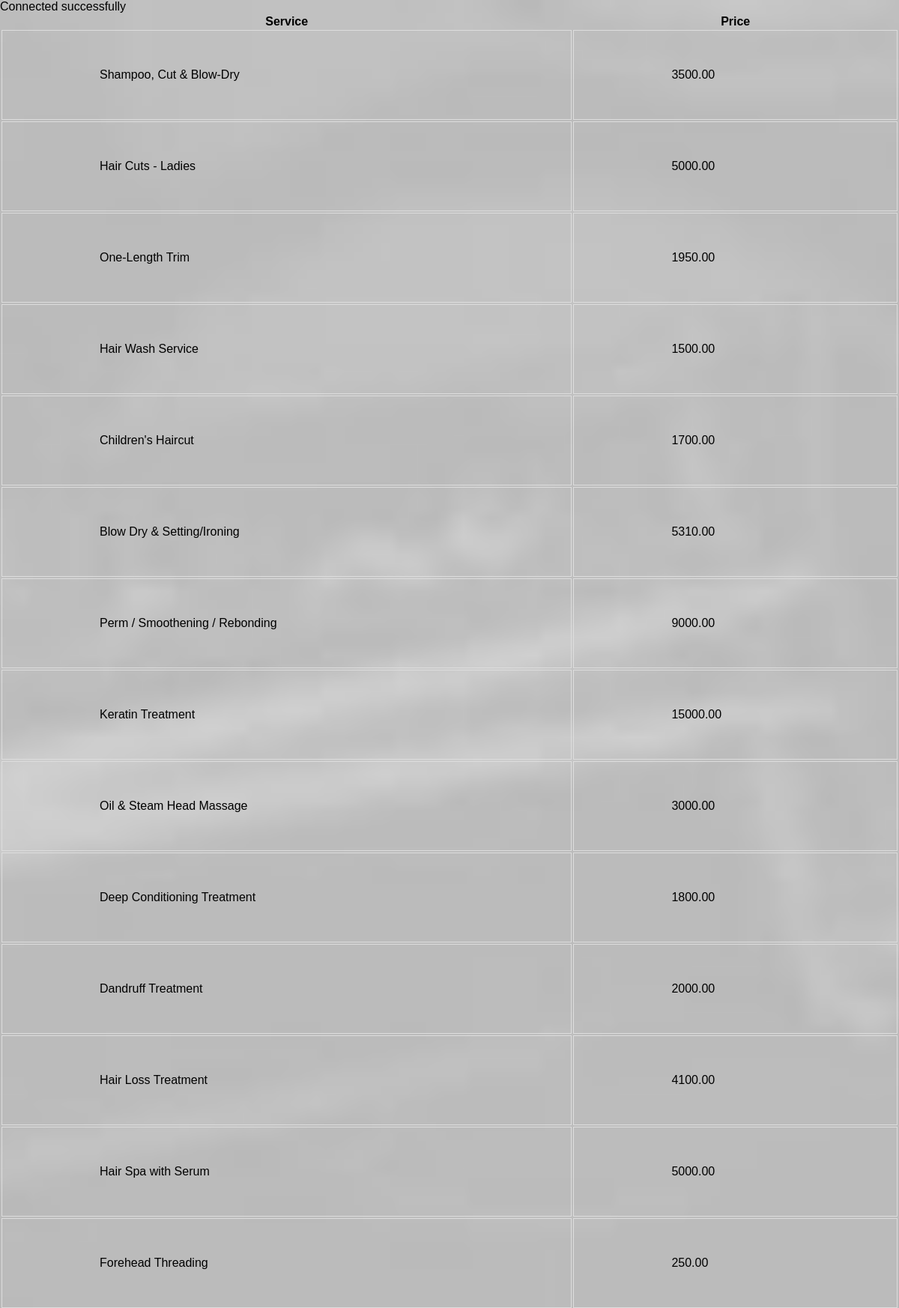
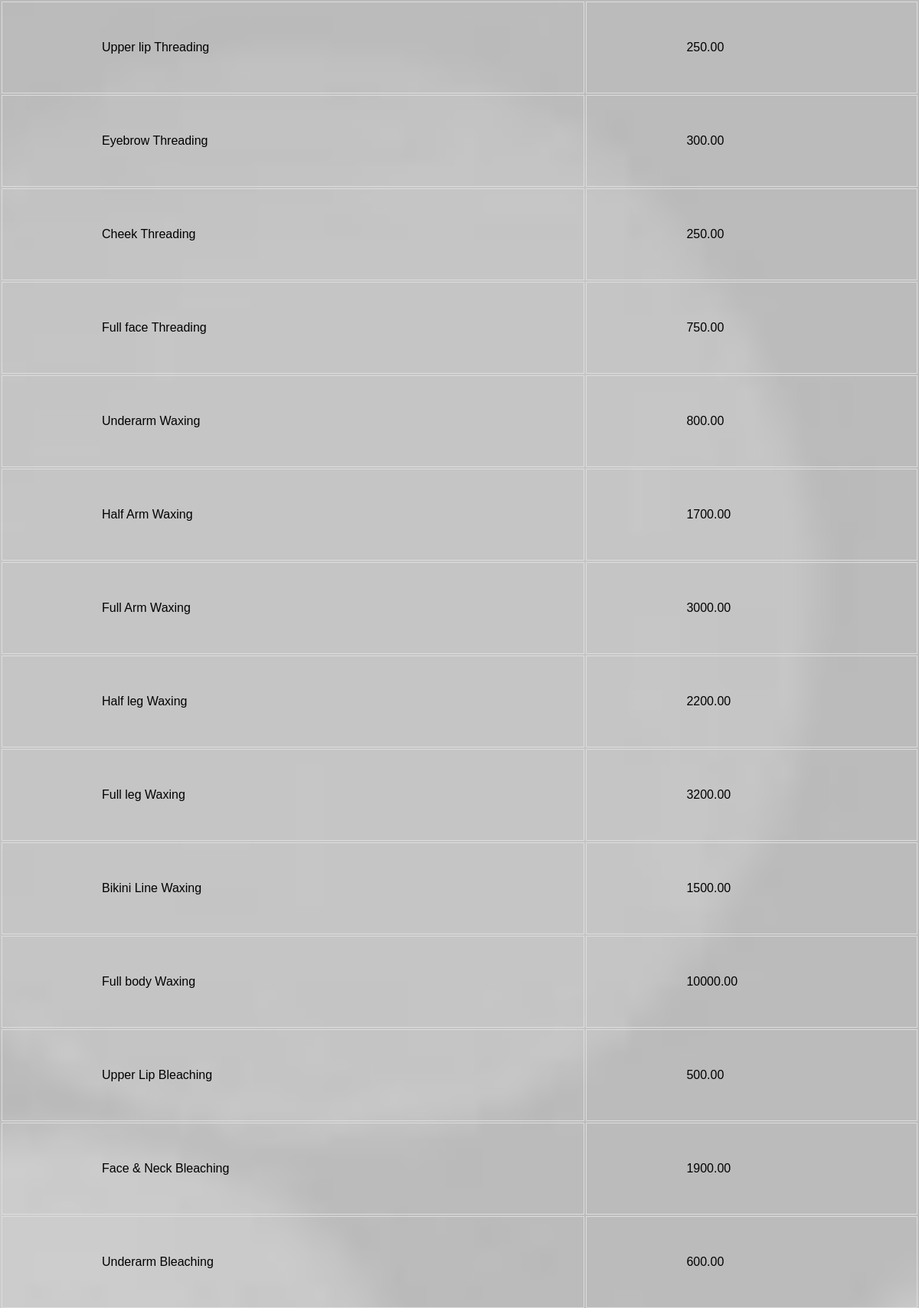
Screenshot of /price.php (upper part) with the database file from the repository (2 pictures, top to bottom).
### tables this page shows
CREATE TABLE `prices` (
  `id` int(11) NOT NULL,
  `service_name` varchar(255) NOT NULL,
  `category` varchar(255) NOT NULL,
  `price` decimal(10,2) NOT NULL
);

### price.php (the view, shortened to what this page needs)
<?php
$host = 'localhost';
$username = 'root';
$password = '';
$dbname = 'salon';
$conn = new mysqli($host, $username, $password, $dbname);
$sql = "SELECT service_name, price FROM prices";
$result = $conn->query($sql);
if ($result->num_rows > 0) {
    echo "<table class='price-table'>
            <thead>
                <tr>
                    <th>Service</th>
                    <th>Price</th>
                </tr>
            </thead>
            <tbody>";
    while ($row = $result->fetch_assoc()) {
        echo "<tr>
                <td>" . $row['service_name'] . "</td>
                <td>" . $row['price'] . "</td>
              </tr>";
    }
    echo "</tbody></table>";
} else {
    echo "0 results";
}
?>
<!DOCTYPE html>
<html lang="en">
<head>
    <link rel="stylesheet" href="price.css">
    <link href="https://cdnjs.cloudflare.com/ajax/libs/font-awesome/4.7.0/css/font-awesome.min.css" rel="stylesheet">
</head>
<body>
</body>
</html>

### price.css (style rules this page uses)
* { margin: 0; padding: 0; box-sizing: border-box; }
body { font-family: 'Strait', sans-serif; color: #000000; font-size: 1rem; background-image: url("bgservices.jpg"); background-size: cover; background-attachment: fixed; background-position: center; background-repeat: no-repeat; width: 100%; min-height: 100vh; display: flex; flex-direction: column; }
.price_list th, .price-table td { padding: 50px 130px; text-align: left; border: 1px solid #ddd; }

### rows the page displays
prices: service_name "Shampoo, Cut & Blow-Dry", price "3500.00"
prices: service_name "Hair Cuts - Ladies", price "5000.00"
prices: service_name "One-Length Trim", price "1950.00"
prices: service_name "Hair Wash Service", price "1500.00"
prices: service_name "Children's Haircut", price "1700.00"
prices: service_name "Blow Dry & Setting/Ironing", price "5310.00"
prices: service_name "Perm / Smoothening / Rebonding", price "9000.00"
prices: service_name "Keratin Treatment", price "15000.00"
prices: service_name "Oil & Steam Head Massage", price "3000.00"
prices: service_name "Deep Conditioning Treatment", price "1800.00"
prices: service_name "Dandruff Treatment", price "2000.00"
prices: service_name "Hair Loss Treatment", price "4100.00"
prices: service_name "Hair Spa with Serum", price "5000.00"
prices: service_name "Forehead Threading", price "250.00"
prices: service_name "Upper lip Threading", price "250.00"
prices: service_name "Eyebrow Threading", price "300.00"
prices: service_name "Cheek Threading", price "250.00"
prices: service_name "Full face Threading", price "750.00"
prices: service_name "Underarm Waxing", price "800.00"
prices: service_name "Half Arm Waxing", price "1700.00"
prices: service_name "Full Arm Waxing", price "3000.00"
prices: service_name "Half leg Waxing", price "2200.00"
prices: service_name "Full leg Waxing", price "3200.00"
prices: service_name "Bikini Line Waxing", price "1500.00"
prices: service_name "Full body Waxing", price "10000.00"
prices: service_name "Upper Lip Bleaching", price "500.00"
prices: service_name "Face & Neck Bleaching", price "1900.00"
prices: service_name "Underarm Bleaching", price "600.00"
